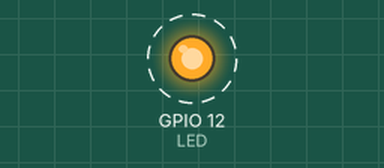
Bench run of a program on a simulated ESP32. On the bench: output pins drawn as LEDs (lit = HIGH). Dashed ring = blinking. What the program prints to the serial monitor is not drawn.

Above: at 0.5 s.
Timing chart, 0 to 4.6 s (numbered marks = the images above):
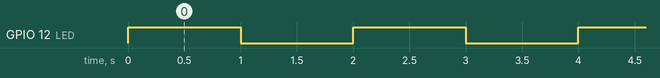

The program:

main.cpp
```cpp
#include <Arduino.h> // Include the Arduino library functions

// put function declarations here:
#define LED 12 // Pin number of the LED

void setup()
{
  // put your setup code here, to run once:
  Serial.begin(115200);             // Start the Serial Monitor with the specified baud rate (monitor_speed)
  Serial.println("Setup complete"); // Troubleshooting message to indicate that the setup is complete
  pinMode(LED, OUTPUT);             // Set the LED pin as an output
}

void loop()
{
  // put your main code here, to run repeatedly:
  digitalWrite(LED, HIGH);   // Turn the LED on by setting the pin voltage output to HIGH
  Serial.println("LED on");  // Troubleshooting message to indicate that the LED should be on
  delay(1000);               // Wait for 1 second (1000 milliseconds)
  digitalWrite(LED, LOW);    // Turn the LED off by setting the pin voltage output to LOW
  Serial.println("LED off"); // Troubleshooting message to indicate that the LED should be off
  delay(1000);               // Wait for 1 second (1000 milliseconds)
}
```

Measured:
- by itself, GPIO 12 (LED): alternates HIGH for 1.0 s and LOW for 1.0 s
